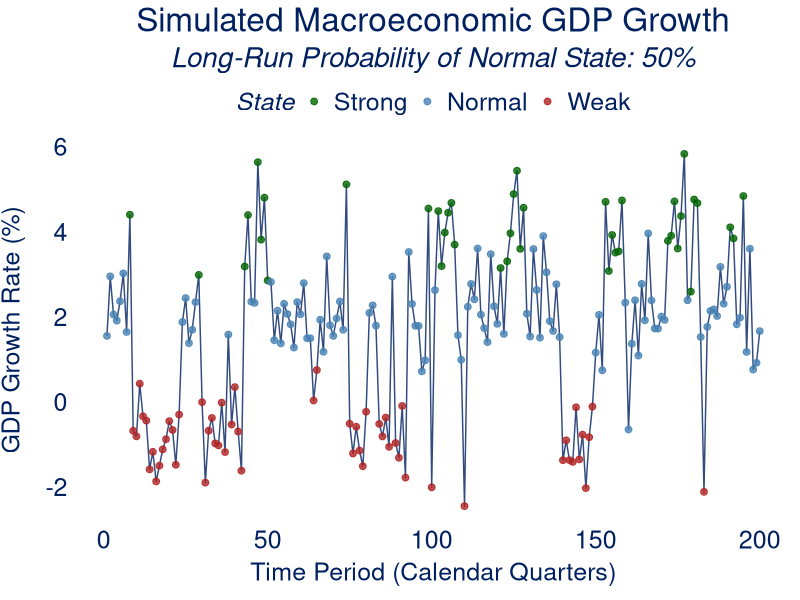
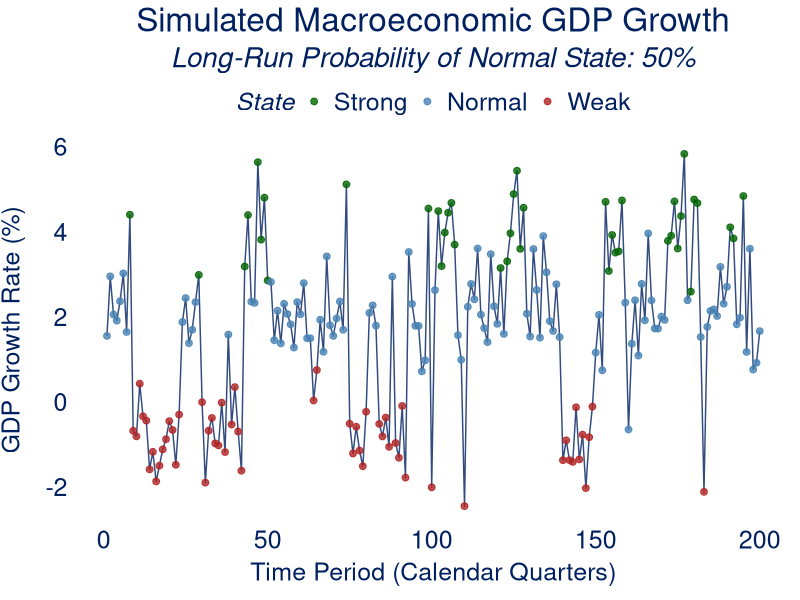

R code for these plots, in order:
## ---- chunk 1
#| echo: true
#| warning: false
#| message: false
knitr::opts_chunk$set(echo = TRUE)

# Load required packages
library(ggplot2)
library(dplyr)
library(tidyr)

# Set random seed for reproducibility
set.seed(123)

# State names for clarity
state_names <- c("Strong", "Normal", "Weak")

# Define the Transition Probability Matrix (TPM)
P <- matrix(c(
  0.70, 0.25, 0.05,
  0.15, 0.75, 0.10,
  0.05, 0.25, 0.70
), byrow = TRUE, nrow = 3, dimnames = list(state_names, state_names))

# Display the matrix and check its row and column sums
P
rowSums(P)
colSums(P)

# Calculate Stationary Distribution
eigen_result <- eigen(t(P))
target_eigen_value_index <- which.min(abs(eigen_result$values - 1))
stationary_dist <- Re(eigen_result$vectors[, target_eigen_value_index])
stationary_dist <- stationary_dist / sum(stationary_dist)
if (any(stationary_dist < 0)) {
  stationary_dist <- abs(stationary_dist) / sum(abs(stationary_dist))
}
names(stationary_dist) <- state_names

cat("Calculated Stationary Distribution (S, N, W):\n")
print(stationary_dist)
cat(sprintf("Normal state long-run probability: %.2f%%\n", stationary_dist[2] * 100))

# Define the economic characteristics for each state
mean_gdp_growth <- c(Strong = 4.0, Normal = 2.0, Weak = -1.0)
sd_gdp_growth <- 0.8

## ---- chunk 2
num_periods <- 200
initial_state_index <- 2

# --- Simulation ---
states_sequence <- numeric(num_periods)
gdp_growth_sim <- numeric(num_periods)

current_state_index <- initial_state_index
states_sequence[1] <- current_state_index
gdp_growth_sim[1] <- mean_gdp_growth[current_state_index] + rnorm(1, 0, sd_gdp_growth)

for (t in 2:num_periods) {
  current_state_probs <- P[current_state_index, ]
  next_state_index <- sample(1:3, 1, prob = current_state_probs)
  
  states_sequence[t] <- next_state_index
  current_state_index <- next_state_index
  
  gdp_growth_sim[t] <- mean_gdp_growth[current_state_index] + rnorm(1, 0, sd_gdp_growth)
}

# --- Prepare data for plotting ---
sim_data <- data.frame(
  Time = 1:num_periods,
  State = factor(states_sequence, levels = 1:3, labels = state_names),
  GDP_Growth = gdp_growth_sim
)

# --- Simulated GDP Growth with states shown ---
p1 <- ggplot(sim_data, aes(x = Time, y = GDP_Growth, color = State)) +
  geom_line(aes(group = 1), color = "#002060", alpha = 0.8) +
  geom_point(alpha = 0.8,size=2) +
  scale_color_manual(values = c("Strong" = "darkgreen", "Normal" = "steelblue", "Weak" = "firebrick")) +
  labs(
    title = "Simulated Macroeconomic GDP Growth",
    subtitle = paste0("Long-Run Probability of Normal State: ", round(stationary_dist["Normal"] * 100, 2), "%"),
    x = "Time Period (Calendar Quarters)",
    y = "GDP Growth Rate (%)"
  ) +
  theme(plot.title=element_text(size=24,hjust=0.5,colour="#002060"),
        plot.subtitle=element_text(size=20,hjust=0.5,face="italic",colour="#002060"),
        axis.title.y=element_text(size=18,colour="#002060",vjust=2,
                                  margin=margin(t=0,r=10,b=0,l=0)),
        axis.title.x=element_text(size=18,colour="#002060",vjust=2,
                                  margin=margin(t=10,r=0,b=0,l=0)),
        axis.text=element_text(color="#002060",size=18),
        axis.ticks=element_blank(),
        legend.text=element_text(colour="#002060",size=18),
        legend.title=element_text(colour="#002060",size=18, face="italic"),
        legend.position="top",
        #legend.position.inside = c(0.5,0.9),
        #legend.key=element_blank(),
        panel.grid.major=element_blank(),
        panel.grid.minor=element_blank(),
        panel.background = element_rect(fill='transparent'), 
        plot.background = element_rect(fill='transparent',color=NA))

ggsave("simulated_gdp_with_states.png",bg='white',width=140,height=120,units="mm",dpi=300)
p1
